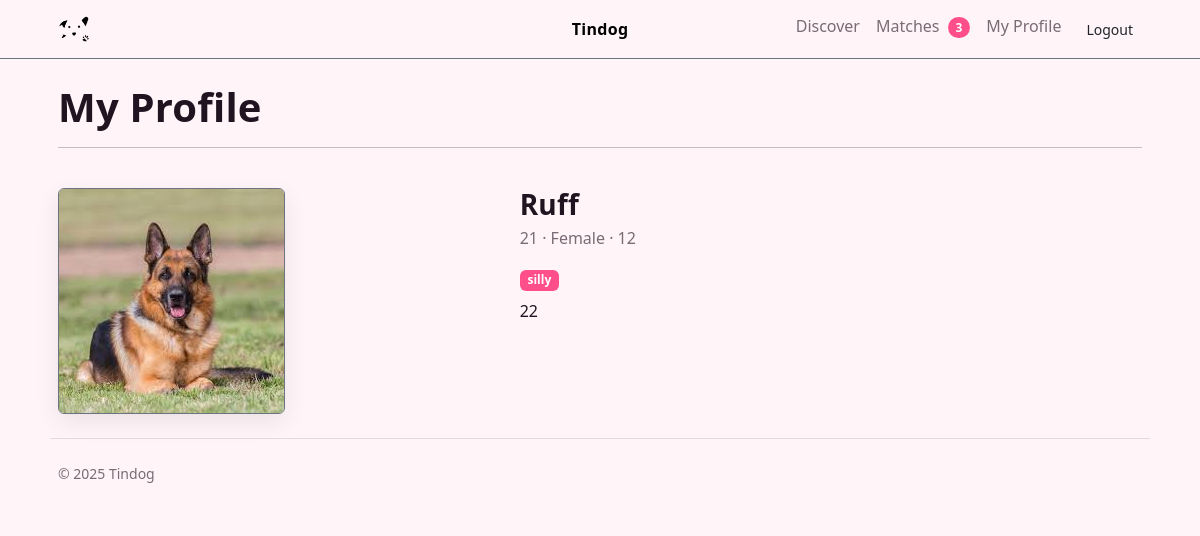
Page /me (signed in) on the committed database.
### tables this page shows
CREATE TABLE dogs (
        id INTEGER PRIMARY KEY AUTOINCREMENT,
        user_id INTEGER NOT NULL UNIQUE,
        name TEXT NOT NULL,
        age INTEGER,
        gender TEXT,
        breed TEXT,
        personality TEXT,
        bio TEXT,
        photo TEXT,
        favorite_artist TEXT,
        created_at DATETIME DEFAULT CURRENT_TIMESTAMP,
        FOREIGN KEY (user_id) REFERENCES users(id)
    );

### app.py (the view)
@app.route("/me")
@login_required
def me():
    db = get_db()
    user = db.execute("SELECT id, username FROM users WHERE id = ?", (session["user_id"],)).fetchone()
    dog = db.execute("SELECT * FROM dogs WHERE user_id = ?", (session["user_id"],)).fetchone()
    return render_template("me.html", user=user, dog=dog)

### app.py (called while the page is built)
def get_db():
    if "db" not in g:
        g.db = sqlite3.connect(DB_PATH)
        g.db.row_factory = sqlite3.Row
    return g.db

def login_required(view):
    @wraps(view)
    def wrapped(*args, **kwargs):
        if "user_id" not in session:
            return redirect(url_for("login"))
        return view(*args, **kwargs)
    return wrapped

def my_dog_id():
    db = get_db()
    row = db.execute("SELECT id FROM dogs WHERE user_id = ?", (session["user_id"],)).fetchone()
    return row["id"] if row else None

@app.context_processor
def inject_match_count():
    try:
        if not session.get("user_id"):
            return dict(match_count=0)
        db = get_db()
        mydog = my_dog_id()
        if not mydog:
            return dict(match_count=0)
        row = db.execute(
            """
            SELECT COUNT(*) AS c
            FROM likes l1
            JOIN dogs d   ON d.id = l1.target_dog_id
            JOIN likes l2 ON l2.user_id = d.user_id
                         AND l2.target_dog_id = ?
            WHERE l1.user_id = ?
              AND l1.value = 1
              AND l2.value = 1
              AND d.user_id != ?
            """,
            (mydog, session["user_id"], session["user_id"])
        ).fetchone()
        return dict(match_count=row["c"] if row else 0)
    except Exception:
        return dict(match_count=0)

@app.after_request
def after_request(response):
    response.headers["Cache-Control"] = "no-cache, no-store, must-revalidate"
    response.headers["Pragma"] = "no-cache"
    response.headers["Expires"] = "0"
    return response

### templates/me.html (shortened to what this page needs)
{% extends "layout.html" %}
{% block main %}
  <h1>My Profile</h1>
  <hr>
  {% if dog %}
    <div class="row gy-4 align-items-start mt-3">
      <div class="col-12 col-md-5">
        {% if dog.photo %}
          <img class="img-fluid rounded border border-secondary" src="{{ dog.photo }}" alt="{{ dog.name }}">
        {% else %}
          <img class="img-fluid rounded border border-secondary" src="{{ url_for('static', filename='dogs/placeholder.jpg') }}" alt="Dog placeholder">
        {% endif %}
      </div>
      <div class="col-12 col-md-7">
        <h3 class="mb-1">{{ dog.name }}</h3>
        <p class="text-secondary mb-3">
          {{ dog.age if dog.age is not none else "?" }} &middot; {{ dog.gender or "—" }} &middot; {{ dog.breed or "Mixed" }}
        </p>
        {% if dog.personality %}
          <p class="mb-2"><span class="badge text-bg-primary">{{ dog.personality }}</span></p>
        {% endif %}
        {% if dog.bio %}
          <p class="mb-0">{{ dog.bio }}</p>
        {% endif %}
      </div>
    </div>
  {% else %}
    <p>No dog profile yet. <a href="{{ url_for('register') }}">Create one</a>.</p>
  {% endif %}
{% endblock %}

### static/css/styles.css (style rules this page uses)
:root { --bg: #fff4f8; --panel: #ffffff; --text: #1f1420; --muted: #7a6b75; --primary: #ff4f8b; --primary-2:#e03a77; --border: rgba(0,0,0,0.10); --ring: rgba(255,79,139,0.25); --radius: 14px; --shadow: 0 8px 24px rgba(0,0,0,0.08); }
* { box-sizing: border-box; }
html, body { height: 100%; }
body { margin: 0; background-color: var(--bg); color: var(--text); font: 16px/1.55 system-ui, -apple-system, Segoe UI, Roboto, Helvetica, Arial, "Apple Color Emoji","Segoe UI Emoji"; }
.text-secondary { color: var(--muted) !important; }
.img-fluid { box-shadow: var(--shadow); border: 1px solid var(--border); border-radius: 12px; }
.badge.text-bg-primary { background-color: var(--primary) !important; color: #fff !important; }
h1,h2,h3,.display-5 { font-weight: 800; letter-spacing: .2px; }

### rows in the picture
dogs: photo (picture), name "Ruff", age "21", gender "Female", breed "12", personality "silly", bio "22"

### other values in the picture
{{ match_count }} "3"
{{ 2025 }} "2025"
